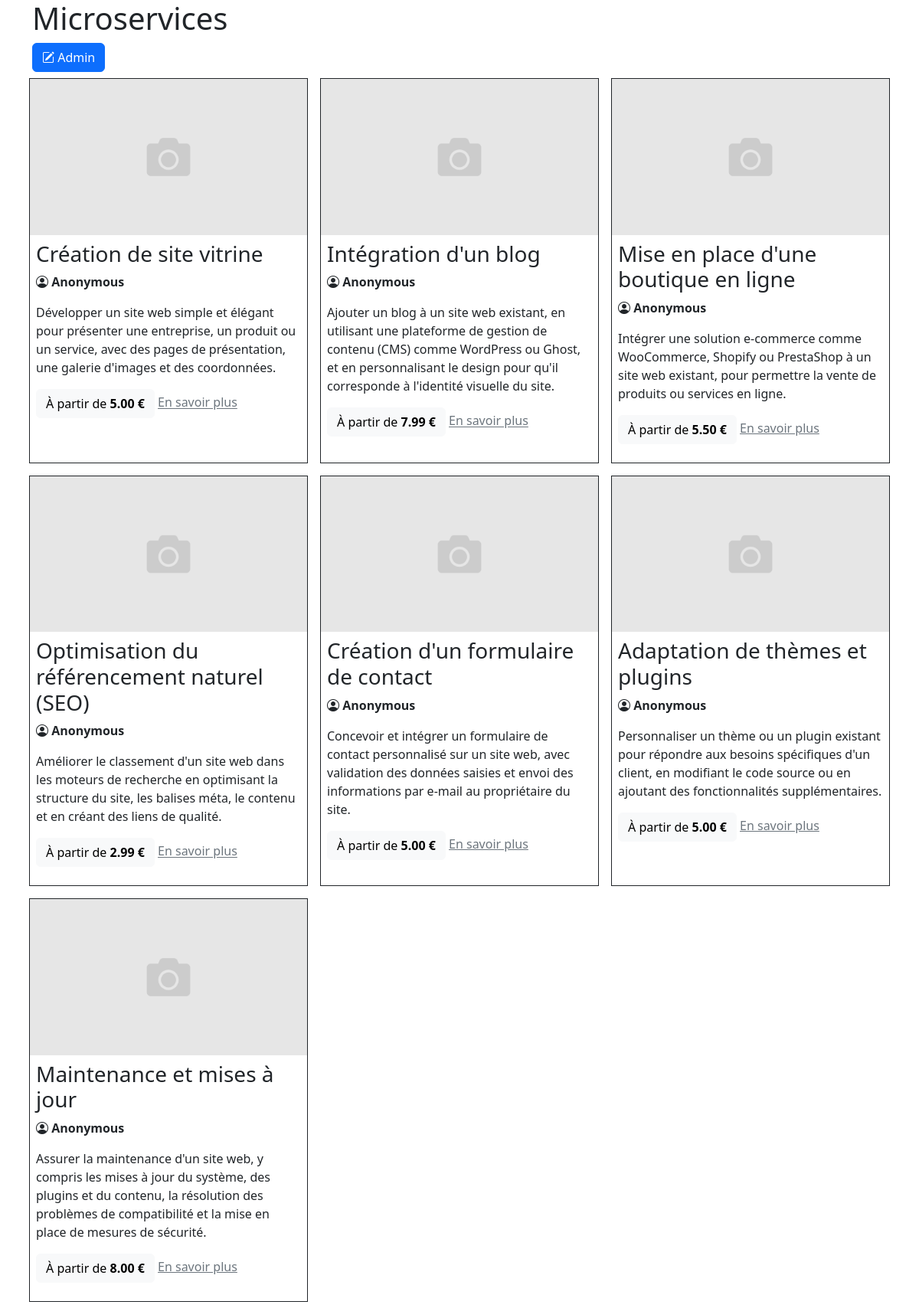
The page / on the database its author committed.
### tables this page shows
CREATE TABLE `microservices` (
  `microservice_id` int NOT NULL,
  `Titre` varchar(255) NOT NULL,
  `Contenu` text NOT NULL,
  `Prix` decimal(10,2) DEFAULT NULL,
  `Image` varchar(255) NOT NULL,
  `user_id` int DEFAULT NULL
);

### functions.php (the view, shortened to what this page needs)
<?php
function getAll($table)
{
    try {
        $db = new Database();
        $connexion = $db->getPDO();
        $sql = "SELECT * FROM $table";
        $req = $connexion->query($sql);
        $row = $req->fetchAll();
        return $row;
    } catch (PDOException $e) {
        echo "Erreur: " . $e->getMessage();
    }
}
?>
    <?php
function displayPosts($table)
{
    $rows = getAll($table);
    foreach ($rows as $row) :
    ?>
        <article class="col-md-4 p-2">
            <div class="border border-dark h-100">
                <div class="text-center">
                    <img class="img-fluid" src="<?= 'uploads/images/' . $row['Image'] ?>" alt="<?= $row['Contenu'] ?>">
                </div>
                <div class="p-2">
                    <h3><?= $row['Titre'] ?></h3>
                    <p class="fw-bolder"><i class="bi bi-person-circle"></i>
                        <?php
                        if (!empty($row['Prénom']) && !empty($row['Nom'])) {
                            echo $row['Prénom'] . ' ' . $row['Nom'];
                        } else {
                            echo 'Anonymous';
                        }
                        ?>
                    </p>
                    <p><?= $row['Contenu'] ?></p>
                    <p>
                        <a class="btn btn-light" href="#">À partir de <strong><?= $row['Prix'] ?> €</strong></a>
                        <a class="link-secondary" href="post.php?id=<?= $row['microservice_id'] ?>">En savoir plus </a>
                    </p>
                </div>
            </div>
        </article>
<?php
    endforeach;
}

### index.php (shortened to what this page needs)
<?php
include 'functions.php';
?>
<!doctype html>
<html lang="en">
<head>
    <link href="https://cdn.jsdelivr.net/npm/bootstrap@5.3.0-alpha1/dist/css/bootstrap.min.css" rel="stylesheet">
    <link rel="stylesheet" href="https://cdn.jsdelivr.net/npm/bootstrap-icons@1.10.3/font/bootstrap-icons.css">
</head>
<body>
    <main>
        <div class="container">
            <div class="row">
                <div>
                    <h1>Microservices</h1>
                    <a class="btn btn-primary" href="dashboard.php"><i class="bi bi-pencil-square"></i> Admin</a>
                </div>
            </div>
            <div class="row">
                <?php
                displayPosts('microservices');
                ?>
            </div>
        </div>
    </main>
</body>
</html>

### rows shown on the page
microservices: Image (placeholder picture), Titre "Création de site vitrine", Contenu "Développer un site web simple et élégant pour présenter une entreprise, un produit ou un service, avec des pages de présentation, une galerie d'images et des coordonnées.", Prix "5.00"
microservices: Image (placeholder picture), Titre "Intégration d'un blog", Contenu "Ajouter un blog à un site web existant, en utilisant une plateforme de gestion de contenu (CMS) comme WordPress ou Ghost, et en personnalisant le design pour qu'il corresponde à l'identité visuelle du site.", Prix "7.99"
microservices: Image (placeholder picture), Titre "Mise en place d'une boutique en ligne", Contenu "Intégrer une solution e-commerce comme WooCommerce, Shopify ou PrestaShop à un site web existant, pour permettre la vente de produits ou services en ligne.", Prix "5.50"
microservices: Image (placeholder picture), Titre "Optimisation du référencement naturel (SEO)", Contenu "Améliorer le classement d'un site web dans les moteurs de recherche en optimisant la structure du site, les balises méta, le contenu et en créant des liens de qualité.", Prix "2.99"
microservices: Image (placeholder picture), Titre "Création d'un formulaire de contact", Contenu "Concevoir et intégrer un formulaire de contact personnalisé sur un site web, avec validation des données saisies et envoi des informations par e-mail au propriétaire du site.", Prix "5.00"
microservices: Image (placeholder picture), Titre "Adaptation de thèmes et plugins", Contenu "Personnaliser un thème ou un plugin existant pour répondre aux besoins spécifiques d'un client, en modifiant le code source ou en ajoutant des fonctionnalités supplémentaires.", Prix "5.00"
microservices: Image (placeholder picture), Titre "Maintenance et mises à jour", Contenu "Assurer la maintenance d'un site web, y compris les mises à jour du système, des plugins et du contenu, la résolution des problèmes de compatibilité et la mise en place de mesures de sécurité.", Prix "8.00"
